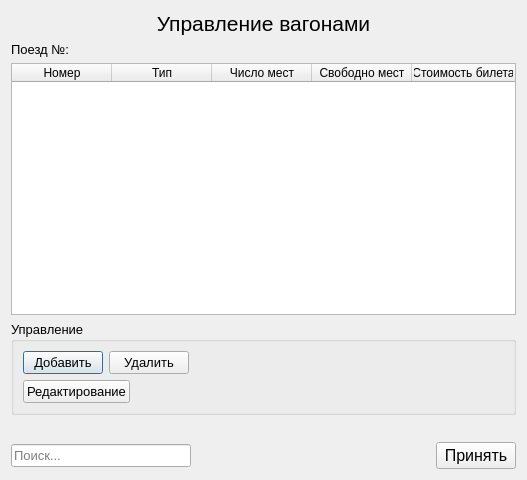
<?xml version="1.0" encoding="UTF-8"?>
<ui version="4.0">
 <class>Dialog_ControlWagons</class>
 <widget class="QDialog" name="Dialog_ControlWagons">
  <property name="geometry">
   <rect>
    <x>0</x>
    <y>0</y>
    <width>527</width>
    <height>480</height>
   </rect>
  </property>
  <property name="windowTitle">
   <string>Dialog</string>
  </property>
  <layout class="QVBoxLayout" name="verticalLayout_2">
   <item>
    <widget class="QLabel" name="mainLabel">
     <property name="font">
      <font>
       <pointsize>16</pointsize>
      </font>
     </property>
     <property name="text">
      <string>Управление вагонами</string>
     </property>
     <property name="alignment">
      <set>Qt::AlignCenter</set>
     </property>
    </widget>
   </item>
   <item>
    <layout class="QFormLayout" name="formLayout">
     <property name="labelAlignment">
      <set>Qt::AlignRight|Qt::AlignTrailing|Qt::AlignVCenter</set>
     </property>
     <item row="0" column="0">
      <widget class="QLabel" name="labelTrain">
       <property name="font">
        <font>
         <pointsize>10</pointsize>
        </font>
       </property>
       <property name="text">
        <string>Поезд №:</string>
       </property>
      </widget>
     </item>
     <item row="0" column="1">
      <widget class="QLabel" name="number_train">
       <property name="font">
        <font>
         <pointsize>10</pointsize>
        </font>
       </property>
       <property name="text">
        <string/>
       </property>
      </widget>
     </item>
    </layout>
   </item>
   <item>
    <widget class="QTableWidget" name="tableWagons">
     <property name="editTriggers">
      <set>QAbstractItemView::NoEditTriggers</set>
     </property>
     <property name="selectionMode">
      <enum>QAbstractItemView::SingleSelection</enum>
     </property>
     <property name="selectionBehavior">
      <enum>QAbstractItemView::SelectRows</enum>
     </property>
     <attribute name="horizontalHeaderDefaultSectionSize">
      <number>100</number>
     </attribute>
     <attribute name="horizontalHeaderShowSortIndicator" stdset="0">
      <bool>false</bool>
     </attribute>
     <attribute name="horizontalHeaderStretchLastSection">
      <bool>true</bool>
     </attribute>
     <column>
      <property name="text">
       <string>Номер</string>
      </property>
     </column>
     <column>
      <property name="text">
       <string>Тип</string>
      </property>
     </column>
     <column>
      <property name="text">
       <string>Число мест</string>
      </property>
     </column>
     <column>
      <property name="text">
       <string>Свободно мест</string>
      </property>
     </column>
     <column>
      <property name="text">
       <string>Стоимость билета</string>
      </property>
     </column>
    </widget>
   </item>
   <item>
    <widget class="QGroupBox" name="groupBox">
     <property name="font">
      <font>
       <pointsize>10</pointsize>
      </font>
     </property>
     <property name="title">
      <string>Управление</string>
     </property>
     <layout class="QVBoxLayout" name="verticalLayout">
      <property name="leftMargin">
       <number>9</number>
      </property>
      <item>
       <layout class="QHBoxLayout" name="horizontalLayout">
        <item>
         <widget class="QPushButton" name="buttonAdd">
          <property name="font">
           <font>
            <pointsize>10</pointsize>
           </font>
          </property>
          <property name="text">
           <string>Добавить</string>
          </property>
         </widget>
        </item>
        <item>
         <widget class="QPushButton" name="buttonDelete">
          <property name="font">
           <font>
            <pointsize>10</pointsize>
           </font>
          </property>
          <property name="text">
           <string>Удалить</string>
          </property>
         </widget>
        </item>
        <item>
         <spacer name="horizontalSpacer_2">
          <property name="orientation">
           <enum>Qt::Horizontal</enum>
          </property>
          <property name="sizeHint" stdset="0">
           <size>
            <width>40</width>
            <height>20</height>
           </size>
          </property>
         </spacer>
        </item>
       </layout>
      </item>
      <item>
       <layout class="QHBoxLayout" name="horizontalLayout_3">
        <item>
         <widget class="QPushButton" name="buttonEdit">
          <property name="text">
           <string>Редактирование</string>
          </property>
         </widget>
        </item>
        <item>
         <spacer name="horizontalSpacer_3">
          <property name="orientation">
           <enum>Qt::Horizontal</enum>
          </property>
          <property name="sizeHint" stdset="0">
           <size>
            <width>40</width>
            <height>20</height>
           </size>
          </property>
         </spacer>
        </item>
       </layout>
      </item>
     </layout>
    </widget>
   </item>
   <item>
    <widget class="QLabel" name="labelError">
     <property name="font">
      <font>
       <pointsize>10</pointsize>
      </font>
     </property>
     <property name="styleSheet">
      <string notr="true">QLabel { color: rgb(240, 0, 0);  }</string>
     </property>
     <property name="text">
      <string/>
     </property>
     <property name="alignment">
      <set>Qt::AlignCenter</set>
     </property>
    </widget>
   </item>
   <item>
    <layout class="QHBoxLayout" name="horizontalLayout_2">
     <item>
      <widget class="QLineEdit" name="lineFind">
       <property name="maximumSize">
        <size>
         <width>180</width>
         <height>16777215</height>
        </size>
       </property>
       <property name="font">
        <font>
         <pointsize>10</pointsize>
        </font>
       </property>
       <property name="placeholderText">
        <string>Поиск...</string>
       </property>
      </widget>
     </item>
     <item>
      <spacer name="horizontalSpacer">
       <property name="orientation">
        <enum>Qt::Horizontal</enum>
       </property>
       <property name="sizeHint" stdset="0">
        <size>
         <width>40</width>
         <height>20</height>
        </size>
       </property>
      </spacer>
     </item>
     <item>
      <widget class="QPushButton" name="accept">
       <property name="font">
        <font>
         <pointsize>12</pointsize>
        </font>
       </property>
       <property name="text">
        <string>Принять</string>
       </property>
      </widget>
     </item>
    </layout>
   </item>
  </layout>
 </widget>
 <resources/>
 <connections>
  <connection>
   <sender>accept</sender>
   <signal>clicked()</signal>
   <receiver>Dialog_ControlWagons</receiver>
   <slot>accept()</slot>
   <hints>
    <hint type="sourcelabel">
     <x>476</x>
     <y>456</y>
    </hint>
    <hint type="destinationlabel">
     <x>263</x>
     <y>239</y>
    </hint>
   </hints>
  </connection>
 </connections>
</ui>
